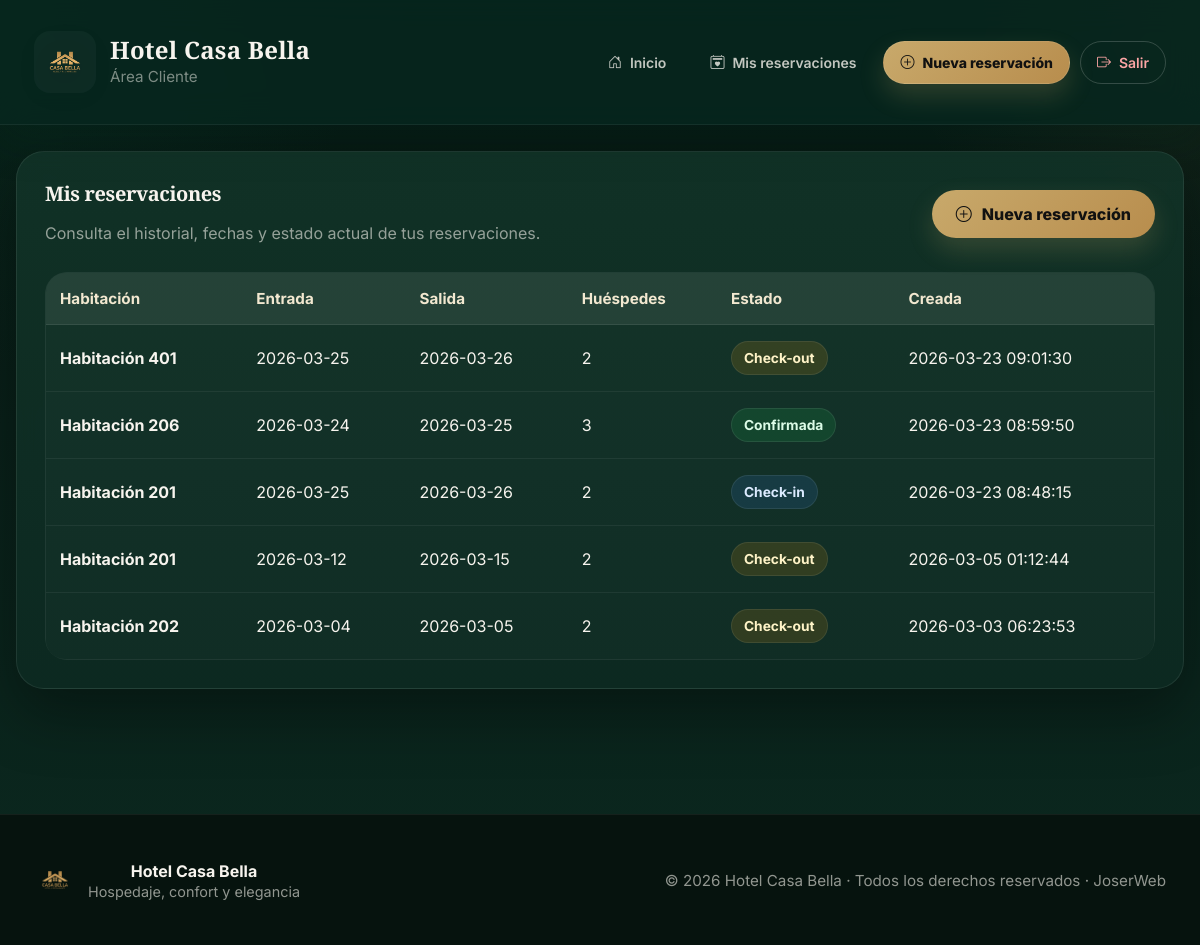
/my-reservations (signed in), run on an earlier commit of the app's database.
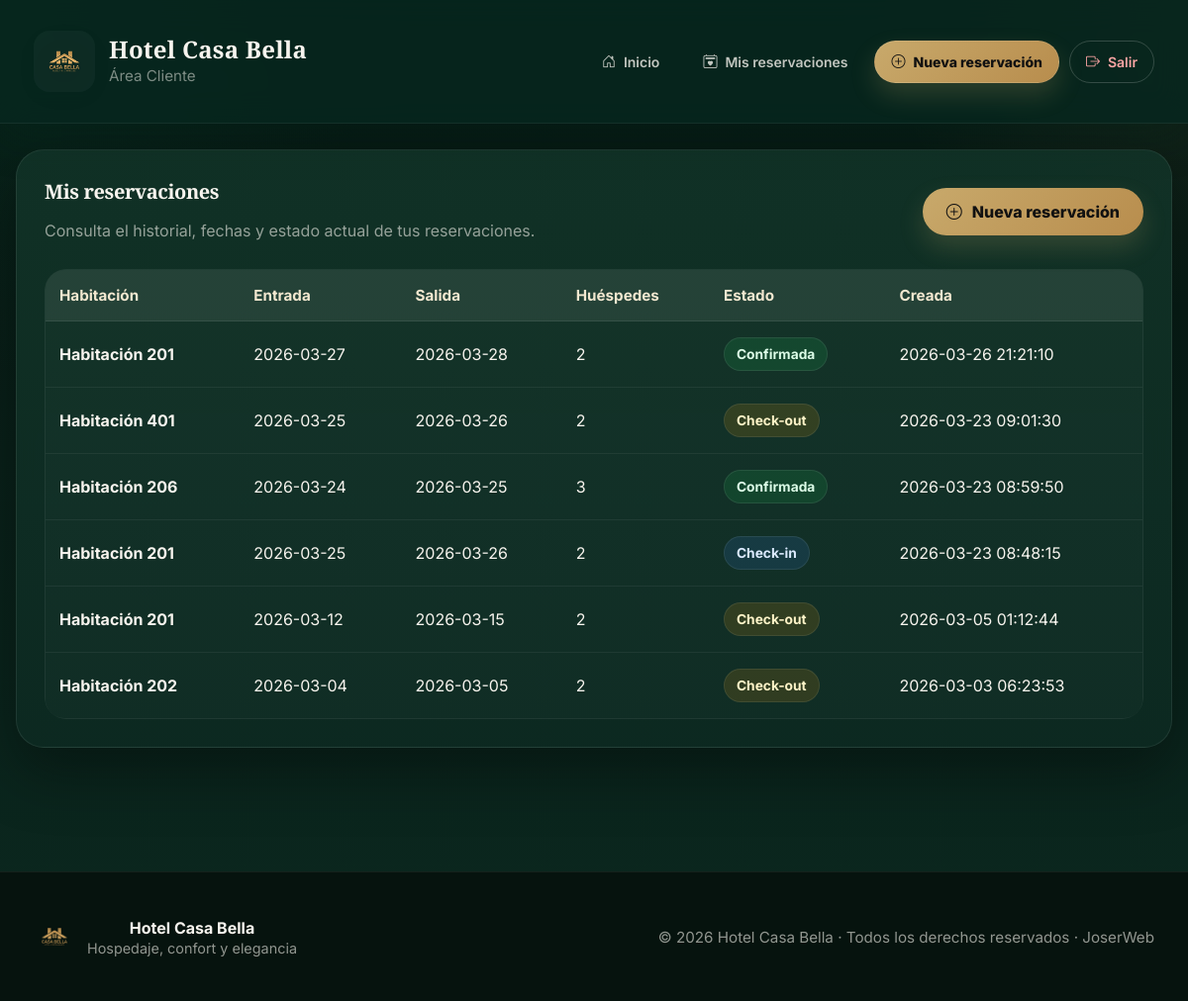
And on a later commit of the database.
### tables this page shows
CREATE TABLE reservations (
  id INTEGER PRIMARY KEY AUTOINCREMENT,
  user_id INTEGER NOT NULL,  -- ✅ cliente que reservó
  guest_name TEXT NOT NULL,
  email TEXT NOT NULL,
  phone TEXT NOT NULL,
  room_id INTEGER NOT NULL,
  check_in TEXT NOT NULL,
  check_out TEXT NOT NULL,
  guests INTEGER NOT NULL,
  special_requests TEXT,
  status TEXT NOT NULL CHECK(status IN ('confirmed','checked_in','checked_out','cancelled')) DEFAULT 'confirmed',
  created_at TEXT NOT NULL DEFAULT (datetime('now')), extra_person INTEGER NOT NULL DEFAULT 0, total_amount REAL NOT NULL DEFAULT 0, admin_alert_dismissed INTEGER NOT NULL DEFAULT 0,
  FOREIGN KEY(user_id) REFERENCES "users_old"(id) ON DELETE CASCADE,
  FOREIGN KEY(room_id) REFERENCES rooms(id) ON DELETE CASCADE
);

CREATE TABLE rooms (
  id INTEGER PRIMARY KEY AUTOINCREMENT,
  name TEXT NOT NULL,
  category TEXT NOT NULL,
  price_per_night REAL NOT NULL DEFAULT 0,
  capacity INTEGER NOT NULL,
  description TEXT
);

### app.py (the view)
@app.route("/my-reservations", endpoint="my_reservations")
@login_required
def my_reservations() -> str:
    user = current_user()
    assert user is not None
    db = get_db()
    reservations = db.execute(
        """
        SELECT r.*, rm.name AS room_name
        FROM reservations r
        JOIN rooms rm ON rm.id = r.room_id
        WHERE r.user_id = ?
        ORDER BY r.created_at DESC
        """,
        (user["id"],),
    ).fetchall()
    return render_template("my_reservations.html", reservations=reservations)

### app.py (called while the page is built)
def get_db() -> sqlite3.Connection:
    if "db" not in g:
        conn = sqlite3.connect(DB_PATH)
        conn.row_factory = sqlite3.Row
        g.db = conn
    return g.db

def current_user() -> Optional[sqlite3.Row]:
    uid = session.get("user_id")
    if not uid:
        return None
    db = get_db()
    return db.execute("SELECT * FROM users WHERE id = ?", (uid,)).fetchone()

def user_has_role(user: Optional[sqlite3.Row], *allowed_roles: str) -> bool:
    if user is None:
        return False
    hierarchy = {"client": 1, "admin": 2, "superadmin": 3}
    role = user["role"]
    user_level = hierarchy.get(role, 0)
    return any(user_level >= hierarchy.get(r, 999) for r in allowed_roles)

def login_required(view: F) -> F:
    @wraps(view)
    def wrapped(*args: Any, **kwargs: Any):
        if not session.get("user_id"):
            flash("Debes iniciar sesión.", "error")
            return redirect(url_for("login"))
        return view(*args, **kwargs)
    return wrapped  # type: ignore

### templates/my_reservations.html (shortened to what this page needs)
{% extends "base.html" %}
{% block content %}
<section class="card" data-aos="fade-up">
  <div class="reservations-head">
    <div>
      <h1 class="reservations-title">Mis reservaciones</h1>
      <p class="reservations-subtitle">
        Consulta el historial, fechas y estado actual de tus reservaciones.
      </p>
    </div>
    <a class="btn btn-gold" href="{{ url_for('new_reservation') }}">
      <i class="bi bi-plus-circle"></i>
      Nueva reservación
    </a>
  </div>
  {% if reservations|length == 0 %}
    <div class="empty-reservations">
      <div class="empty-icon">
        <i class="bi bi-calendar2-x"></i>
      </div>
      <h2>No tienes reservaciones todavía</h2>
      <p>
        Aún no hay reservaciones registradas en tu cuenta. Puedes crear una nueva
        en pocos pasos y administrar tus estancias desde aquí.
      </p>
      <a class="btn btn-primary" href="{{ url_for('new_reservation') }}">
        <i class="bi bi-plus-circle"></i>
        Crear reservación
      </a>
    </div>
  {% else %}
    <div class="reservations-table-wrap">
      <table class="reservations-table">
        <thead>
          <tr>
            <th>Habitación</th>
            <th>Entrada</th>
            <th>Salida</th>
            <th>Huéspedes</th>
            <th>Estado</th>
            <th>Creada</th>
          </tr>
        </thead>
        <tbody>
          {% for r in reservations %}
          {% set status = (r.status or '')|lower %}
          <tr>
            <td data-label="Habitación">
              <div class="room-name">{{ r.room_name }}</div>
            </td>
            <td data-label="Entrada">{{ r.check_in }}</td>
            <td data-label="Salida">{{ r.check_out }}</td>
            <td data-label="Huéspedes">{{ r.guests }}</td>
            <td data-label="Estado">
              <span class="
                status-badge
                {% if status == 'confirmed' %}status-confirmed{% endif %}
                {% if status == 'checked_in' %}status-checked-in{% endif %}
                {% if status == 'checked_out' %}status-checked-out{% endif %}
              ">
                {% if status == 'confirmed' %}
                  Confirmada
                {% elif status == 'checked_in' %}
                  Check-in
                {% elif status == 'checked_out' %}
                  Check-out
                {% elif status == 'cancelled' %}
                  Cancelada
                {% else %}
                  {{ r.status }}
                {% endif %}
              </span>
            </td>
            <td data-label="Creada">{{ r.created_at }}</td>
          </tr>
          {% endfor %}
        </tbody>
      </table>
    </div>
  {% endif %}
</section>
{% endblock %}

What changed in the data, as far as the page shows it:
added reservations: room_name "Habitación 201", check_in "2026-03-27", check_out "2026-03-28", guests "2", shows "Confirmada", created_at "2026-03-26 21:21:10"
